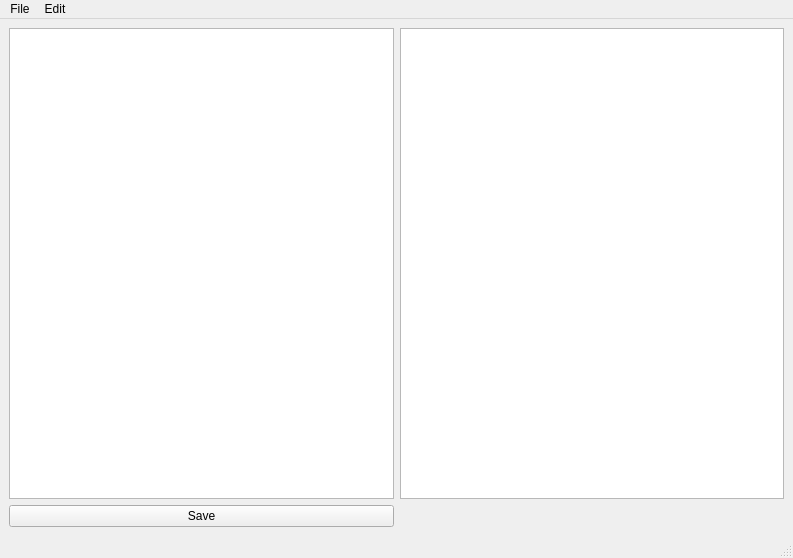
<?xml version="1.0" encoding="UTF-8"?>
<ui version="4.0">
 <class>MainWindow</class>
 <widget class="QMainWindow" name="MainWindow">
  <property name="geometry">
   <rect>
    <x>0</x>
    <y>0</y>
    <width>793</width>
    <height>558</height>
   </rect>
  </property>
  <property name="windowTitle">
   <string>MainWindow</string>
  </property>
  <widget class="QWidget" name="centralwidget">
   <layout class="QGridLayout" name="gridLayout">
    <item row="0" column="0">
     <widget class="QTreeView" name="treeView"/>
    </item>
    <item row="0" column="1">
     <widget class="QTextEdit" name="textEdit"/>
    </item>
    <item row="1" column="0">
     <widget class="QPushButton" name="saveButton">
      <property name="text">
       <string>Save</string>
      </property>
     </widget>
    </item>
   </layout>
  </widget>
  <widget class="QMenuBar" name="menubar">
   <property name="geometry">
    <rect>
     <x>0</x>
     <y>0</y>
     <width>793</width>
     <height>23</height>
    </rect>
   </property>
   <widget class="QMenu" name="menuFile">
    <property name="title">
     <string>File</string>
    </property>
    <addaction name="actionOpen"/>
    <addaction name="actionQuit"/>
   </widget>
   <widget class="QMenu" name="menuEdit">
    <property name="title">
     <string>Edit</string>
    </property>
    <widget class="QMenu" name="menuOption">
     <property name="title">
      <string>Options</string>
     </property>
     <addaction name="actionAtt"/>
     <addaction name="actionIntel"/>
    </widget>
    <addaction name="menuOption"/>
   </widget>
   <addaction name="menuFile"/>
   <addaction name="menuEdit"/>
  </widget>
  <widget class="QStatusBar" name="statusbar"/>
  <action name="actionOpen">
   <property name="text">
    <string>Open</string>
   </property>
  </action>
  <action name="actionQuit">
   <property name="text">
    <string>Quit</string>
   </property>
  </action>
  <action name="actionAtt">
   <property name="checkable">
    <bool>true</bool>
   </property>
   <property name="text">
    <string>att</string>
   </property>
  </action>
  <action name="actionIntel">
   <property name="checkable">
    <bool>true</bool>
   </property>
   <property name="checked">
    <bool>true</bool>
   </property>
   <property name="text">
    <string>intel</string>
   </property>
  </action>
 </widget>
 <resources/>
 <connections/>
</ui>
